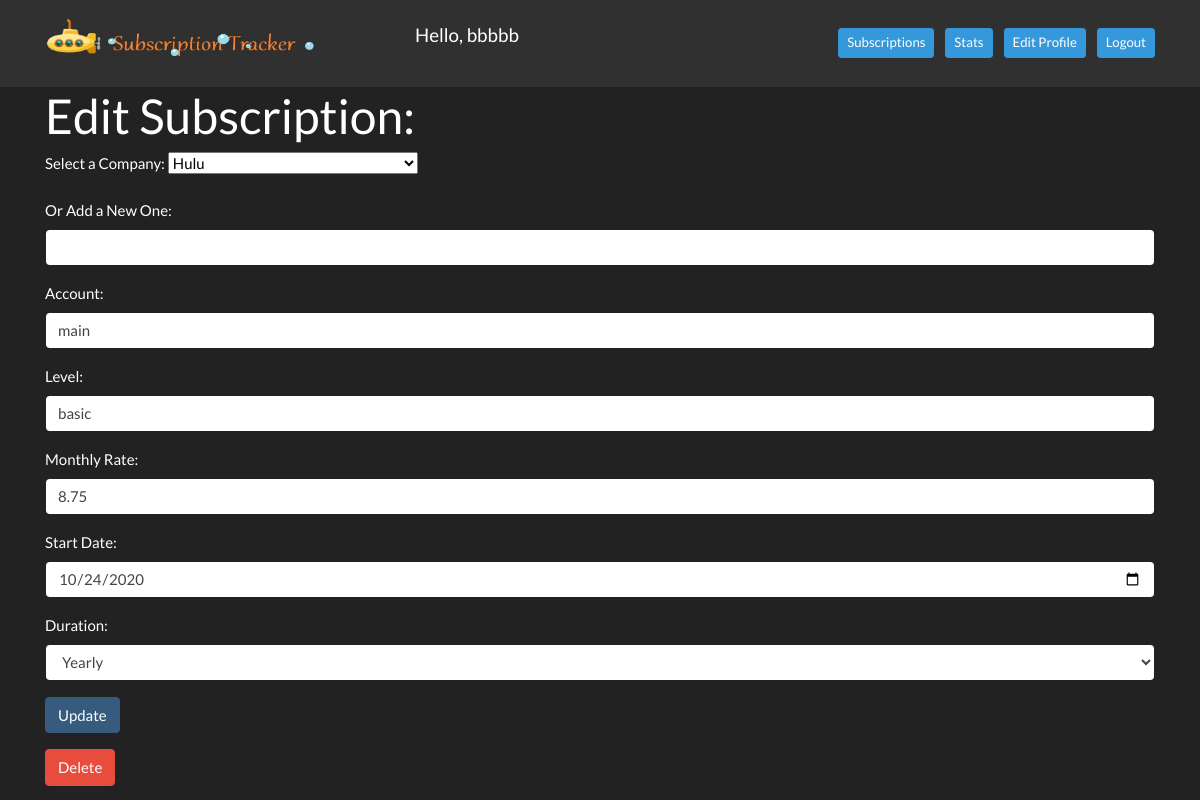
The page /edit_subscription/4 (signed in) on the database its author committed.
### group_app/models.py (models this page shows)
class User(models.Model):
    first_name = models.CharField(max_length=255)
    last_name = models.CharField(max_length=255)
    email = models.EmailField(max_length=255)
    password = models.CharField(max_length=255)
    updated_at = models.DateTimeField(auto_now=True)
    created_at = models.DateTimeField(auto_now_add = True)
    objects = UserManager()

class Subscription(models.Model): #company's / user's subscriptions
    user = models.ForeignKey(
        User,
        related_name = "subscriptions",
        on_delete = models.CASCADE
    )
    company = models.ForeignKey(
        Company,
        related_name = "company_subscriptions",
        on_delete = models.CASCADE
    )
    account = models.CharField(max_length = 255) #for different accounts from same company
    level = models.CharField(max_length = 255) # for premium, basic, first tier etc
    monthly_rate = models.DecimalField(decimal_places=2, max_digits=9)
    start_date = models.DateField()#can be selected from a clickable calender to deal with formatting
    renew_by_date = models.DateField(null=True, blank=True)
    duration = models.CharField(max_length = 255) #can select from dropdown? auto-renew, 12-month, etc
    updated_at = models.DateTimeField(auto_now=True)
    created_at = models.DateTimeField(auto_now_add = True)
    objects = SubscriptionManager()#use to validate subscription data

class Company(models.Model): #one-to-many with photos, subscriptions
    company_name = models.CharField(max_length=255)
    entered_by_admin = models.BooleanField(default=False)
    url = models.TextField(null=True, blank=True)#made text field in case urls are very long
    image_src = models.TextField(default="no_img_available.jpg", null=True, blank=True)#made text field in case img urls are very long
    image_alt = models.CharField(default="no image available",max_length=255, null=True, blank=True)
    updated_at = models.DateTimeField(auto_now=True)
    created_at = models.DateTimeField(auto_now_add = True)

### group_app/views.py (the view)
# urls.py: path('edit_subscription/<int:subscription_id>', views.edit_subscription),
def edit_subscription(request, subscription_id):
    if 'user_id' in request.session:
        logged_user = User.objects.get(id=request.session['user_id'])
        subscription_to_edit = Subscription.objects.get(id=subscription_id)
        if subscription_to_edit.user == logged_user:
            all_companies = Company.objects.filter(entered_by_admin=True).order_by("company_name")
            context = {
                'logged_user': logged_user,
                'subscription_to_edit': subscription_to_edit,
                'all_companies': all_companies,
            }
            return render(request, "editSubscription.html", context)
        return redirect("/subscriptions/sd/1")
    return redirect("/")

### group_app/templates/editSubscription.html (shortened to what this page needs)
<!DOCTYPE html>
<head>
    {% load static %}
    <link rel="stylesheet" href="https://cdn.jsdelivr.net/npm/bootswatch@4.5.2/dist/darkly/bootstrap.min.css">
</head>
<body>
    <nav class="navbar navbar-expand-lg navbar-dark bg-dark">
        <div class="container">
            <a href="/subscriptions/sd/1">
                <img id="logo" src="{% static 'logo_dark_grey_bg.png' %}" alt="subscription tracker logo" style="width:270px;height:50px; padding-bottom: 10px; margin-right: 100px;">
            </a>
            <p class="navbar-brand" >Hello, {{ logged_user.first_name }}</p>
            <div class="collapse navbar-collapse" id="navbarText">
                <span class="navbar-text">
                        <a href="/subscriptions/sd/1" role="button"
                        class="btn btn-sm btn-info ml-2 text-white">Subscriptions</a>
                        <a href="/stats/{{ logged_user.subscriptions.first.id }}" role="button"
                        class="btn btn-sm btn-info ml-2 text-white">Stats</a>
                        <a href="/user_account" role="button"
                        class="btn btn-sm btn-info ml-2 text-white">Edit Profile</a>
                        </a> <a href="/logout" role="button"
                        class="btn btn-sm btn-info ml-2 text-white">Logout</a>
                </span>
            </div>
        </div>
    </nav>
    <div class="container">
        <h1>Edit Subscription:</h1>
        <form action="/process_edit_subscription/{{ subscription_to_edit.id }}" method="POST">
            {% if subscription_to_edit.company.entered_by_admin %}
                <div class="form-group">
                    <label for='company_id'>Select a Company:</label>
                    <select name="company_id">
                        <option value="{{ subscription_to_edit.company.id }}">{{ subscription_to_edit.company.company_name }}</option>
                    </select>
                </div>
                <div class="form-group">
                    <label for='company_name'>Or Add a New One:</label>
                    <input type="text" name="company_name" id='company_name' class='form-control'>
                </div>
            {% endif %}
            <div class="form-group">
                <label for='account'>Account:</label>
                <input type="text" name="account" id='account' class='form-control' value="{{ subscription_to_edit.account }}">
            </div>
            <div class="form-group">
                <label for='level'>Level:</label>
                <input type="text" name="level" id='level' class='form-control' value="{{ subscription_to_edit.level }}">
            </div>
            <div class="form-group">
                <label for='monthly_rate'>Monthly Rate:</label>
                <input type="text" name="monthly_rate" id='monthly_rate' class='form-control' value="{{ subscription_to_edit.monthly_rate }}">
            </div>
            <div class="form-group">
                <label for='start_date'>Start Date:</label>
                <input type="date" name="start_date" id='start_date' class='form-control' value="{{ subscription_to_edit.start_date|date:"Y-m-d"  }}">
            </div>
            <div class="form-group">
                <label for='duration'>Duration:</label>
                <select name="duration" id='duration' class='form-control'>
                    <option value="{{ subscription_to_edit.duration }}">{{ subscription_to_edit.duration }}</option>
                </select>
            </div>
            <div class="form-group">
                <button class='btn btn-primary' type="submit">Update</button>
            </div>
        </form>
        <form action="/delete_subscription" method="POST">
            <button type="submit" class="btn btn-danger">Delete</button>
        </form>
    </div>
</body>
</html>

### rows shown on the page
User: first_name "bbbbb"
Subscription: company_id "Hulu", account "main", level "basic", monthly_rate "8.75", start_date "10/24/2020", duration "Yearly"
